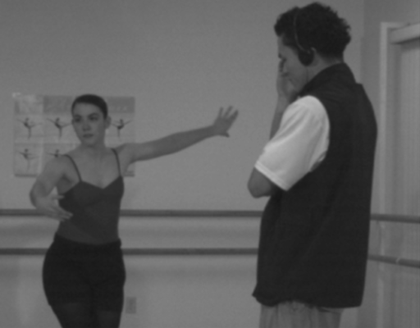
%> input picture Pratica 3/dance.png, 420 x 328 px, shrunk from 512 x 400 before the run
$ octave objetivoB.m   (GNU Octave 9; MATLAB toolbox functions it lacks are replaced by stand-ins)
%> lines starting %> are read from the running program, lines starting %| are printed output that depends on the picture; in (x1, y1, x2, y2) boxes, pixels count from 0 and x2, y2 are one past the last pixel; in counts of white or black regions, pixels touching at a corner belong together; the program's own positions count from 1
#Objetivo B
clear all;
close all;
pkg load image;

imDance = imread("dance.png");
%> imDance is the input picture: size 328x420x3 uint8; min 22, max 190, mean 94.2
imDanceD = imread("dance_depth.png");
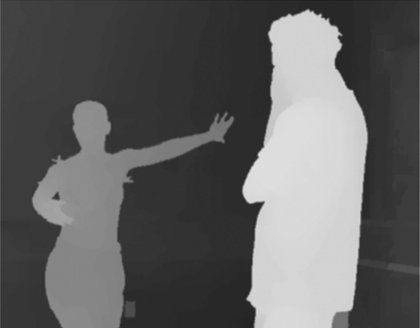
%> input picture Pratica 3/dance_depth.png, 420 x 328 px, shrunk from 512 x 400 before the run
%> imDanceD is the input picture: size 328x420 uint8; min 33, max 225, mean 96.2

figure('Name', 'Imagem Dance');
imshow(imDance)

figure('Name', 'Imagem Dance Depth');
imshow(imDanceD)


figure('Name', 'Histograma Dance');
imhist(imDance)
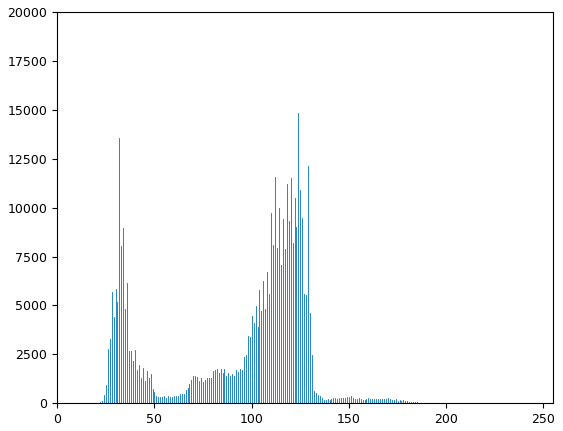
%> figure redrawn from the program's plot data; highest point at x = 124, y = 14817

figure('Name', 'Histograma Dance Depht');
imhist(imDanceD)
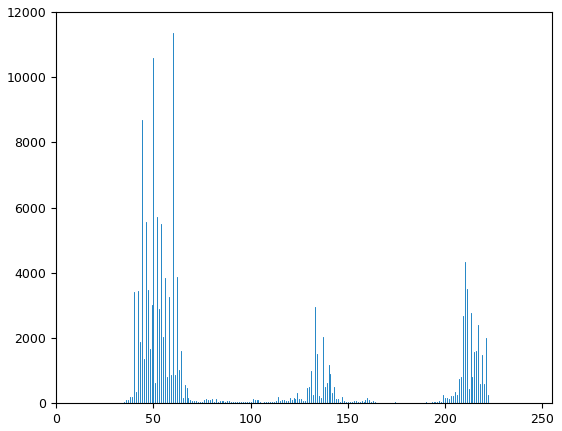
%> figure redrawn from the program's plot data; highest point at x = 60, y = 11361

imMulherRoi = imDance;

for i=1:size(imDance,1)
  for j=1:size(imDance,2)
    if imDanceD(i,j) > 90 && imDanceD(i,j) < 165
      imMulherRoi(i,j,:) = 255;
    else
      imMulherRoi(i,j,:) = 0;
    endif
  endfor
endfor
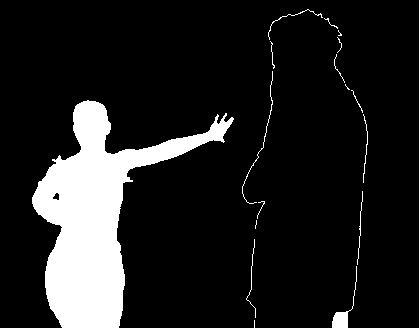
%> imMulherRoi: size 328x420x3 uint8; 12.8% white; 18 white regions (5 under 20 px), largest, box (x1, y1, x2, y2) and area: (32, 100, 234, 328) 16322, (419, 0, 420, 328) 328, (332, 266, 357, 328) 287

figure('Name', 'Im MulherRoi');
imshow(imMulherRoi);

imMulher = imMulherRoi;

for i=1:size(imMulher,1)
  for j=1:size(imMulher,2)
    if imMulherRoi(i,j,:) == 255
      imMulher(i,j,:) = imDance(i,j,:);
    endif
    endfor
  endfor
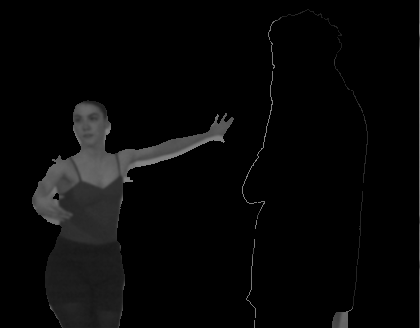
%> imMulher: size 328x420x3 uint8; 12.77% of pixels changed, all inside (x1, y1, x2, y2) = (32, 0, 420, 328)

figure('Name', 'Im Mulher');
imshow(imMulher);


imHomemRoi = imDance;

for i=1:size(imDance,1)
  for j=1:size(imDance,2)
    if imDanceD(i,j) > 190
      imHomemRoi(i,j,:) = 255;
    else
      imHomemRoi(i,j,:) = 0;
    endif
  endfor
endfor
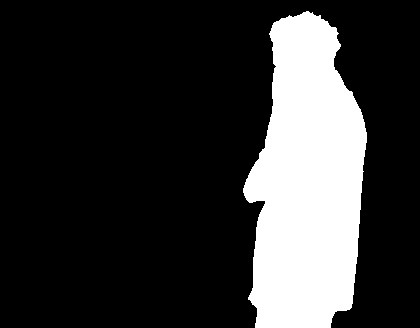
%> imHomemRoi: size 328x420x3 uint8; 20.7% white; 1 white region, box (x1, y1, x2, y2) and area: (243, 11, 367, 328) 28581

figure('Name', 'Im HomemRoi');
imshow(imHomemRoi);

imHomem = imHomemRoi;

for i=1:size(imHomem,1)
  for j=1:size(imHomem,2)
    if imHomemRoi(i,j,:) == 255
      imHomem(i,j,:) = imDance(i,j,:);
    endif
    endfor
  endfor
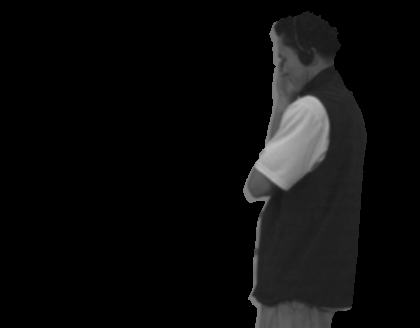
%> imHomem: size 328x420x3 uint8; min 0, max 190, mean 12.8

figure('Name', 'Im Homem');
imshow(imHomem);
